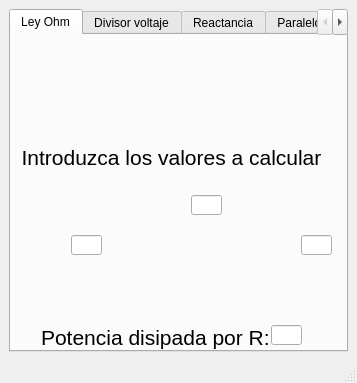
<?xml version="1.0" encoding="UTF-8"?>
<ui version="4.0">
 <class>ELECTRAPP</class>
 <widget class="QMainWindow" name="ELECTRAPP">
  <property name="enabled">
   <bool>true</bool>
  </property>
  <property name="geometry">
   <rect>
    <x>0</x>
    <y>0</y>
    <width>357</width>
    <height>383</height>
   </rect>
  </property>
  <property name="maximumSize">
   <size>
    <width>357</width>
    <height>383</height>
   </size>
  </property>
  <property name="windowTitle">
   <string>ELECTRAPP</string>
  </property>
  <property name="windowIcon">
   <iconset>
    <normaloff>icono.jpg</normaloff>icono.jpg</iconset>
  </property>
  <widget class="QWidget" name="centralwidget">
   <layout class="QVBoxLayout" name="verticalLayout">
    <item>
     <widget class="QTabWidget" name="tab_app">
      <property name="minimumSize">
       <size>
        <width>0</width>
        <height>0</height>
       </size>
      </property>
      <property name="maximumSize">
       <size>
        <width>353</width>
        <height>383</height>
       </size>
      </property>
      <property name="currentIndex">
       <number>0</number>
      </property>
      <widget class="QWidget" name="tab">
       <attribute name="title">
        <string>Ley Ohm</string>
       </attribute>
       <widget class="QLabel" name="linea_dos_ohm">
        <property name="geometry">
         <rect>
          <x>30</x>
          <y>290</y>
          <width>227</width>
          <height>25</height>
         </rect>
        </property>
        <property name="text">
         <string>&lt;html&gt;&lt;head/&gt;&lt;body&gt;&lt;p align=&quot;center&quot;&gt;&lt;span style=&quot; font-size:16pt;&quot;&gt;Potencia disipada por R:&lt;/span&gt;&lt;/p&gt;&lt;/body&gt;&lt;/html&gt;</string>
        </property>
       </widget>
       <widget class="QLabel" name="im_esq_ohm">
        <property name="geometry">
         <rect>
          <x>40</x>
          <y>140</y>
          <width>281</width>
          <height>141</height>
         </rect>
        </property>
        <property name="text">
         <string/>
        </property>
        <property name="pixmap">
         <pixmap>im_esq_ohm.png</pixmap>
        </property>
        <property name="scaledContents">
         <bool>true</bool>
        </property>
       </widget>
       <widget class="QLabel" name="im_ecua_ohm">
        <property name="geometry">
         <rect>
          <x>160</x>
          <y>30</y>
          <width>131</width>
          <height>61</height>
         </rect>
        </property>
        <property name="text">
         <string/>
        </property>
        <property name="pixmap">
         <pixmap>im_ecua_ohm.png</pixmap>
        </property>
        <property name="scaledContents">
         <bool>true</bool>
        </property>
       </widget>
       <widget class="QLabel" name="linea_uno_ohm">
        <property name="geometry">
         <rect>
          <x>10</x>
          <y>110</y>
          <width>301</width>
          <height>25</height>
         </rect>
        </property>
        <property name="text">
         <string>&lt;html&gt;&lt;head/&gt;&lt;body&gt;&lt;p&gt;&lt;span style=&quot; font-size:16pt;&quot;&gt;Introduzca los valores a calcular&lt;/span&gt;&lt;/p&gt;&lt;/body&gt;&lt;/html&gt;</string>
        </property>
        <property name="alignment">
         <set>Qt::AlignCenter</set>
        </property>
       </widget>
       <widget class="QLabel" name="im_ohm">
        <property name="geometry">
         <rect>
          <x>50</x>
          <y>20</y>
          <width>101</width>
          <height>81</height>
         </rect>
        </property>
        <property name="text">
         <string/>
        </property>
        <property name="pixmap">
         <pixmap>im_ohm.png</pixmap>
        </property>
        <property name="scaledContents">
         <bool>true</bool>
        </property>
       </widget>
       <widget class="QLineEdit" name="linea_corriente">
        <property name="geometry">
         <rect>
          <x>180</x>
          <y>160</y>
          <width>31</width>
          <height>20</height>
         </rect>
        </property>
       </widget>
       <widget class="QLineEdit" name="linea_voltaje_fuente">
        <property name="geometry">
         <rect>
          <x>60</x>
          <y>200</y>
          <width>31</width>
          <height>20</height>
         </rect>
        </property>
       </widget>
       <widget class="QLineEdit" name="linea_res_ohm">
        <property name="geometry">
         <rect>
          <x>290</x>
          <y>200</y>
          <width>31</width>
          <height>20</height>
         </rect>
        </property>
       </widget>
       <widget class="QLineEdit" name="linea_pot_dis">
        <property name="geometry">
         <rect>
          <x>260</x>
          <y>290</y>
          <width>31</width>
          <height>20</height>
         </rect>
        </property>
       </widget>
      </widget>
      <widget class="QWidget" name="tab_2">
       <attribute name="title">
        <string>Divisor voltaje</string>
       </attribute>
       <widget class="QLabel" name="linea_div_voltaje">
        <property name="geometry">
         <rect>
          <x>0</x>
          <y>10</y>
          <width>331</width>
          <height>71</height>
         </rect>
        </property>
        <property name="text">
         <string>&lt;html&gt;&lt;head/&gt;&lt;body&gt;&lt;p&gt;&lt;span style=&quot; font-size:16pt;&quot;&gt;A partir de una red de resistencias&lt;/span&gt;&lt;/p&gt;&lt;p&gt;&lt;span style=&quot; font-size:16pt;&quot;&gt;en forma de L invertida se obtiene:&lt;/span&gt;&lt;/p&gt;&lt;/body&gt;&lt;/html&gt;</string>
        </property>
       </widget>
       <widget class="QLabel" name="im_esq_div">
        <property name="geometry">
         <rect>
          <x>40</x>
          <y>170</y>
          <width>261</width>
          <height>141</height>
         </rect>
        </property>
        <property name="text">
         <string/>
        </property>
        <property name="pixmap">
         <pixmap>im_esq_div.png</pixmap>
        </property>
        <property name="scaledContents">
         <bool>true</bool>
        </property>
       </widget>
       <widget class="QLabel" name="im_ecua_div">
        <property name="geometry">
         <rect>
          <x>90</x>
          <y>80</y>
          <width>151</width>
          <height>81</height>
         </rect>
        </property>
        <property name="text">
         <string/>
        </property>
        <property name="pixmap">
         <pixmap>im_ecua_div.png</pixmap>
        </property>
        <property name="scaledContents">
         <bool>true</bool>
        </property>
       </widget>
       <widget class="QLineEdit" name="linea_vi">
        <property name="geometry">
         <rect>
          <x>70</x>
          <y>210</y>
          <width>31</width>
          <height>20</height>
         </rect>
        </property>
       </widget>
       <widget class="QLineEdit" name="linea_r1">
        <property name="geometry">
         <rect>
          <x>120</x>
          <y>180</y>
          <width>31</width>
          <height>20</height>
         </rect>
        </property>
       </widget>
       <widget class="QLineEdit" name="linea_vo">
        <property name="geometry">
         <rect>
          <x>240</x>
          <y>180</y>
          <width>31</width>
          <height>20</height>
         </rect>
        </property>
       </widget>
       <widget class="QLineEdit" name="linea_r2">
        <property name="geometry">
         <rect>
          <x>210</x>
          <y>220</y>
          <width>31</width>
          <height>20</height>
         </rect>
        </property>
       </widget>
      </widget>
      <widget class="QWidget" name="tab_3">
       <attribute name="title">
        <string>Reactancia</string>
       </attribute>
       <widget class="QLabel" name="linea_uno_reac">
        <property name="geometry">
         <rect>
          <x>0</x>
          <y>0</y>
          <width>331</width>
          <height>31</height>
         </rect>
        </property>
        <property name="text">
         <string>&lt;html&gt;&lt;head/&gt;&lt;body&gt;&lt;p align=&quot;center&quot;&gt;&lt;span style=&quot; font-size:16pt;&quot;&gt;Reactancia capacitiva&lt;/span&gt;&lt;/p&gt;&lt;/body&gt;&lt;/html&gt;</string>
        </property>
       </widget>
       <widget class="QLabel" name="label_10">
        <property name="geometry">
         <rect>
          <x>0</x>
          <y>160</y>
          <width>331</width>
          <height>31</height>
         </rect>
        </property>
        <property name="text">
         <string>&lt;html&gt;&lt;head/&gt;&lt;body&gt;&lt;p align=&quot;center&quot;&gt;&lt;span style=&quot; font-size:16pt;&quot;&gt;Reactancia inductiva&lt;/span&gt;&lt;/p&gt;&lt;/body&gt;&lt;/html&gt;</string>
        </property>
       </widget>
       <widget class="QLabel" name="im_esq_cap">
        <property name="geometry">
         <rect>
          <x>110</x>
          <y>30</y>
          <width>201</width>
          <height>131</height>
         </rect>
        </property>
        <property name="text">
         <string/>
        </property>
        <property name="pixmap">
         <pixmap>im_esq_cap.png</pixmap>
        </property>
        <property name="scaledContents">
         <bool>true</bool>
        </property>
       </widget>
       <widget class="QLabel" name="im_ecua_cap">
        <property name="geometry">
         <rect>
          <x>10</x>
          <y>40</y>
          <width>81</width>
          <height>61</height>
         </rect>
        </property>
        <property name="text">
         <string/>
        </property>
        <property name="pixmap">
         <pixmap>im_ecua_cap.png</pixmap>
        </property>
        <property name="scaledContents">
         <bool>true</bool>
        </property>
       </widget>
       <widget class="QLabel" name="im_xc">
        <property name="geometry">
         <rect>
          <x>10</x>
          <y>110</y>
          <width>46</width>
          <height>31</height>
         </rect>
        </property>
        <property name="text">
         <string>&lt;html&gt;&lt;head/&gt;&lt;body&gt;&lt;p&gt;&lt;span style=&quot; font-size:20pt;&quot;&gt;Xc=&lt;/span&gt;&lt;/p&gt;&lt;/body&gt;&lt;/html&gt;</string>
        </property>
       </widget>
       <widget class="QLabel" name="label_14">
        <property name="geometry">
         <rect>
          <x>110</x>
          <y>190</y>
          <width>201</width>
          <height>131</height>
         </rect>
        </property>
        <property name="text">
         <string/>
        </property>
        <property name="pixmap">
         <pixmap>im_esq_ind.png</pixmap>
        </property>
        <property name="scaledContents">
         <bool>true</bool>
        </property>
       </widget>
       <widget class="QLabel" name="im_ecua_ind">
        <property name="geometry">
         <rect>
          <x>10</x>
          <y>200</y>
          <width>81</width>
          <height>61</height>
         </rect>
        </property>
        <property name="text">
         <string/>
        </property>
        <property name="pixmap">
         <pixmap>im_ecua_ind.png</pixmap>
        </property>
        <property name="scaledContents">
         <bool>true</bool>
        </property>
       </widget>
       <widget class="QLineEdit" name="linea_hz_uno">
        <property name="geometry">
         <rect>
          <x>180</x>
          <y>80</y>
          <width>31</width>
          <height>20</height>
         </rect>
        </property>
       </widget>
       <widget class="QLineEdit" name="linea_cap">
        <property name="geometry">
         <rect>
          <x>280</x>
          <y>80</y>
          <width>31</width>
          <height>20</height>
         </rect>
        </property>
       </widget>
       <widget class="QLineEdit" name="linea_xc">
        <property name="geometry">
         <rect>
          <x>60</x>
          <y>120</y>
          <width>31</width>
          <height>20</height>
         </rect>
        </property>
       </widget>
       <widget class="QLineEdit" name="linea_xl">
        <property name="geometry">
         <rect>
          <x>70</x>
          <y>280</y>
          <width>31</width>
          <height>20</height>
         </rect>
        </property>
       </widget>
       <widget class="QLabel" name="im_xl">
        <property name="geometry">
         <rect>
          <x>20</x>
          <y>270</y>
          <width>46</width>
          <height>31</height>
         </rect>
        </property>
        <property name="text">
         <string>&lt;html&gt;&lt;head/&gt;&lt;body&gt;&lt;p&gt;&lt;span style=&quot; font-size:20pt;&quot;&gt;XL=&lt;/span&gt;&lt;/p&gt;&lt;/body&gt;&lt;/html&gt;</string>
        </property>
       </widget>
       <widget class="QLineEdit" name="linea_ind">
        <property name="geometry">
         <rect>
          <x>280</x>
          <y>230</y>
          <width>31</width>
          <height>20</height>
         </rect>
        </property>
       </widget>
       <widget class="QLineEdit" name="linea_hz_dos">
        <property name="geometry">
         <rect>
          <x>180</x>
          <y>240</y>
          <width>31</width>
          <height>20</height>
         </rect>
        </property>
       </widget>
      </widget>
      <widget class="QWidget" name="tab_4">
       <attribute name="title">
        <string>Paralelo a serie</string>
       </attribute>
       <widget class="QLabel" name="linea_ps">
        <property name="geometry">
         <rect>
          <x>0</x>
          <y>0</y>
          <width>331</width>
          <height>111</height>
         </rect>
        </property>
        <property name="text">
         <string>&lt;html&gt;&lt;head/&gt;&lt;body&gt;&lt;p align=&quot;center&quot;&gt;&lt;span style=&quot; font-size:16pt;&quot;&gt;Paralelo a serie&lt;/span&gt;&lt;/p&gt;&lt;p&gt;&lt;span style=&quot; font-size:16pt;&quot;&gt;La resistencia equivalente de dos R &lt;/span&gt;&lt;/p&gt;&lt;p&gt;&lt;span style=&quot; font-size:16pt;&quot;&gt;en paralelo está dada por:&lt;/span&gt;&lt;/p&gt;&lt;/body&gt;&lt;/html&gt;</string>
        </property>
       </widget>
       <widget class="QLabel" name="im_ecua_ps">
        <property name="geometry">
         <rect>
          <x>80</x>
          <y>110</y>
          <width>171</width>
          <height>61</height>
         </rect>
        </property>
        <property name="text">
         <string/>
        </property>
        <property name="pixmap">
         <pixmap>im_ecua_ps.png</pixmap>
        </property>
       </widget>
       <widget class="QLabel" name="im_esq_ps">
        <property name="geometry">
         <rect>
          <x>5</x>
          <y>182</y>
          <width>321</width>
          <height>131</height>
         </rect>
        </property>
        <property name="text">
         <string/>
        </property>
        <property name="pixmap">
         <pixmap>im_esq_ps.png</pixmap>
        </property>
        <property name="scaledContents">
         <bool>true</bool>
        </property>
       </widget>
       <widget class="QLineEdit" name="linea_re_ps">
        <property name="geometry">
         <rect>
          <x>260</x>
          <y>220</y>
          <width>31</width>
          <height>20</height>
         </rect>
        </property>
       </widget>
       <widget class="QLineEdit" name="linea_rb_ps">
        <property name="geometry">
         <rect>
          <x>100</x>
          <y>290</y>
          <width>31</width>
          <height>20</height>
         </rect>
        </property>
       </widget>
       <widget class="QLineEdit" name="linea_ra_ps">
        <property name="geometry">
         <rect>
          <x>120</x>
          <y>190</y>
          <width>31</width>
          <height>20</height>
         </rect>
        </property>
       </widget>
      </widget>
     </widget>
    </item>
   </layout>
  </widget>
  <widget class="QStatusBar" name="statusbar"/>
 </widget>
 <resources/>
 <connections/>
</ui>
